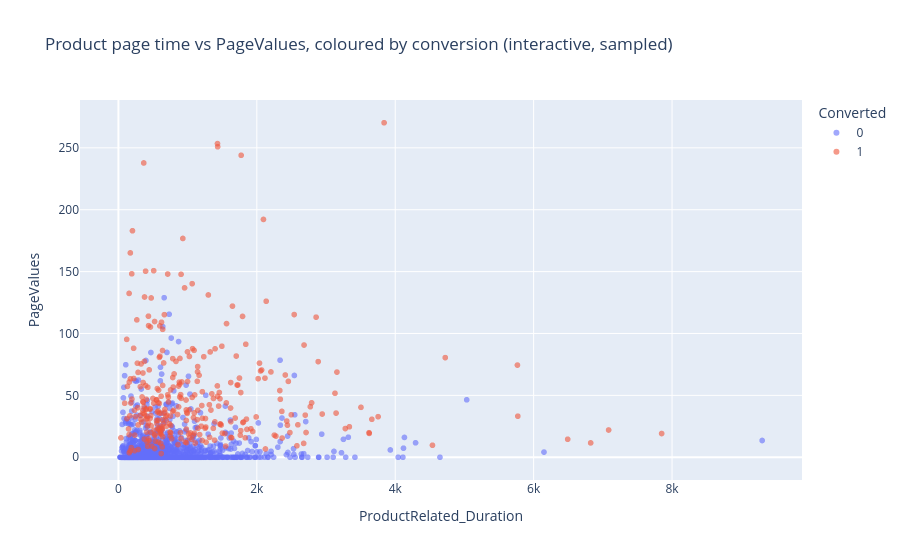

Notebook code for this chart:
### Markdown cell above
## 7. Interactive: engagement vs conversion

### Code cell
fig = px.scatter(
    df.sample(min(2000, len(df)), random_state=settings.random_seed),
    x="ProductRelated_Duration", y="PageValues",
    color=df.sample(min(2000, len(df)), random_state=settings.random_seed)[target].astype(str),
    labels={"color": "Converted"},
    title="Product page time vs PageValues, coloured by conversion (interactive, sampled)",
    opacity=0.6,
)
fig.show()

### Figure 1 — Plotly figure (JSON) as saved in the notebook; plotly's stock layout.template omitted (floating-point values rounded to 4 significant figures; data arrays with more than 128 entries replaced by an {"elided": "..."} marker saying what was removed)
{"data": [{"hovertemplate": "Converted=0<br>ProductRelated_Duration=%{x}<br>PageValues=%{y}<extra></extra>", "legendgroup": "0", "marker": {"color": "#636efa", "opacity": 0.6, "symbol": "circle"}, "mode": "markers", "name": "0", "showlegend": true, "type": "scattergl", "x": {"elided": "1685 float values"}, "xaxis": "x", "y": {"elided": "1685 float values"}, "yaxis": "y"}, {"hovertemplate": "Converted=1<br>ProductRelated_Duration=%{x}<br>PageValues=%{y}<extra></extra>", "legendgroup": "1", "marker": {"color": "#EF553B", "opacity": 0.6, "symbol": "circle"}, "mode": "markers", "name": "1", "showlegend": true, "type": "scattergl", "x": {"elided": "315 float values"}, "xaxis": "x", "y": {"elided": "315 float values"}, "yaxis": "y"}], "layout": {"legend": {"title": {"text": "Converted"}, "tracegroupgap": 0}, "title": {"text": "Product page time vs PageValues, coloured by conversion (interactive, sampled)"}, "xaxis": {"anchor": "y", "domain": [0, 1], "title": {"text": "ProductRelated_Duration"}}, "yaxis": {"anchor": "x", "domain": [0, 1], "title": {"text": "PageValues"}}}}
